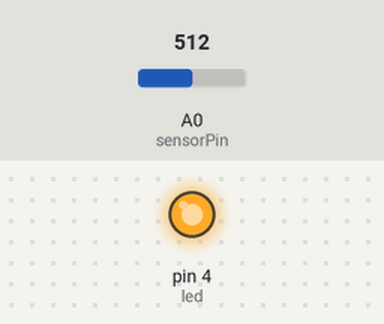
The sketch below on a simulated Arduino Uno, built with avr-gcc and run on an emulated ATmega328P. Shown: output pins drawn as LEDs (lit = HIGH). The test bench sets the inputs (shaded band); at power-on: A0 (sensorPin) = 512. What the sketch prints to the serial monitor is not drawn.

Above: at 0.1 s.
Timing chart, 0 to 1.6 s (numbered marks = the images above):
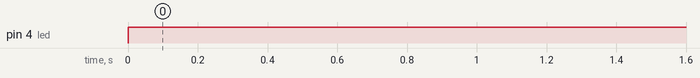

The sketch:

irrigation_motor_control.ino
```cpp
int sensorPin = A0;
int sensorValue = 0;
int led= 4;
int i;
int n;

void setup() {
  Serial.begin(9600);
  pinMode(led,OUTPUT);
  i=1;
}

void loop() {
  sensorValue = analogRead(sensorPin);
  Serial.println(sensorValue);
  motorControl();
  delay(5000);
}
int motorControl(){
  if(sensorValue>500){
    digitalWrite(led,HIGH);
    Serial.println("on");
    i++;

    if(i<7){
    i=i;}

    else{
      i=0;
    }
  }
  else if(sensorValue<500& i!=0){
    digitalWrite(led,HIGH);
    Serial.println("on");
    i++;
    if(i<7){
    i=i;
    }
    else{
      i=0;
    }
    }

  else{
    digitalWrite(led,LOW);
    Serial.println("off");
    i=0;
    }
      Serial.println("i=");
      Serial.print(i);
  }
```

Measured:
- by itself, pin 4 (led): LOW → HIGH at 0.00 s
